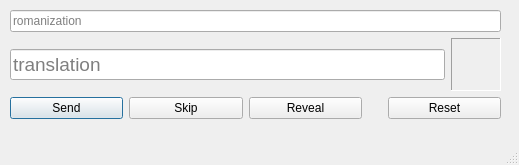
<?xml version="1.0" encoding="UTF-8"?>
<ui version="4.0">
 <class>SentencesWindow_UI</class>
 <widget class="QMainWindow" name="SentencesWindow_UI">
  <property name="geometry">
   <rect>
    <x>0</x>
    <y>0</y>
    <width>519</width>
    <height>165</height>
   </rect>
  </property>
  <property name="windowTitle">
   <string>MainWindow</string>
  </property>
  <widget class="QWidget" name="centralwidget">
   <widget class="QWidget" name="layoutWidget">
    <property name="geometry">
     <rect>
      <x>10</x>
      <y>10</y>
      <width>491</width>
      <height>109</height>
     </rect>
    </property>
    <layout class="QHBoxLayout" name="horizontalLayout_4">
     <item>
      <layout class="QVBoxLayout" name="verticalLayout">
       <item>
        <layout class="QHBoxLayout" name="horizontalLayout_2">
         <item>
          <widget class="QLineEdit" name="lineItalian">
           <property name="placeholderText">
            <string>romanization</string>
           </property>
          </widget>
         </item>
        </layout>
       </item>
       <item>
        <layout class="QHBoxLayout" name="horizontalLayout_3">
         <item>
          <widget class="QLineEdit" name="lineChinese">
           <property name="font">
            <font>
             <pointsize>14</pointsize>
            </font>
           </property>
           <property name="placeholderText">
            <string>translation</string>
           </property>
          </widget>
         </item>
         <item>
          <widget class="QLabel" name="labelValidTranslation">
           <property name="sizePolicy">
            <sizepolicy hsizetype="Minimum" vsizetype="Preferred">
             <horstretch>0</horstretch>
             <verstretch>0</verstretch>
            </sizepolicy>
           </property>
           <property name="minimumSize">
            <size>
             <width>50</width>
             <height>0</height>
            </size>
           </property>
           <property name="frameShape">
            <enum>QFrame::Panel</enum>
           </property>
           <property name="frameShadow">
            <enum>QFrame::Sunken</enum>
           </property>
           <property name="text">
            <string/>
           </property>
          </widget>
         </item>
        </layout>
       </item>
       <item>
        <layout class="QHBoxLayout" name="horizontalLayout">
         <item>
          <widget class="QPushButton" name="btnInvio">
           <property name="text">
            <string>Send</string>
           </property>
           <property name="autoDefault">
            <bool>true</bool>
           </property>
           <property name="default">
            <bool>true</bool>
           </property>
          </widget>
         </item>
         <item>
          <widget class="QPushButton" name="btnSkip">
           <property name="text">
            <string>Skip</string>
           </property>
           <property name="autoDefault">
            <bool>true</bool>
           </property>
          </widget>
         </item>
         <item>
          <widget class="QPushButton" name="btnReveal">
           <property name="text">
            <string>Reveal</string>
           </property>
          </widget>
         </item>
         <item>
          <spacer name="horizontalSpacer">
           <property name="orientation">
            <enum>Qt::Horizontal</enum>
           </property>
           <property name="sizeType">
            <enum>QSizePolicy::Fixed</enum>
           </property>
           <property name="sizeHint" stdset="0">
            <size>
             <width>20</width>
             <height>20</height>
            </size>
           </property>
          </spacer>
         </item>
         <item>
          <widget class="QPushButton" name="btnReset">
           <property name="text">
            <string>Reset</string>
           </property>
          </widget>
         </item>
        </layout>
       </item>
      </layout>
     </item>
    </layout>
   </widget>
  </widget>
  <widget class="QMenuBar" name="menubar">
   <property name="geometry">
    <rect>
     <x>0</x>
     <y>0</y>
     <width>519</width>
     <height>23</height>
    </rect>
   </property>
  </widget>
  <widget class="QStatusBar" name="statusbar"/>
 </widget>
 <resources/>
 <connections/>
</ui>
